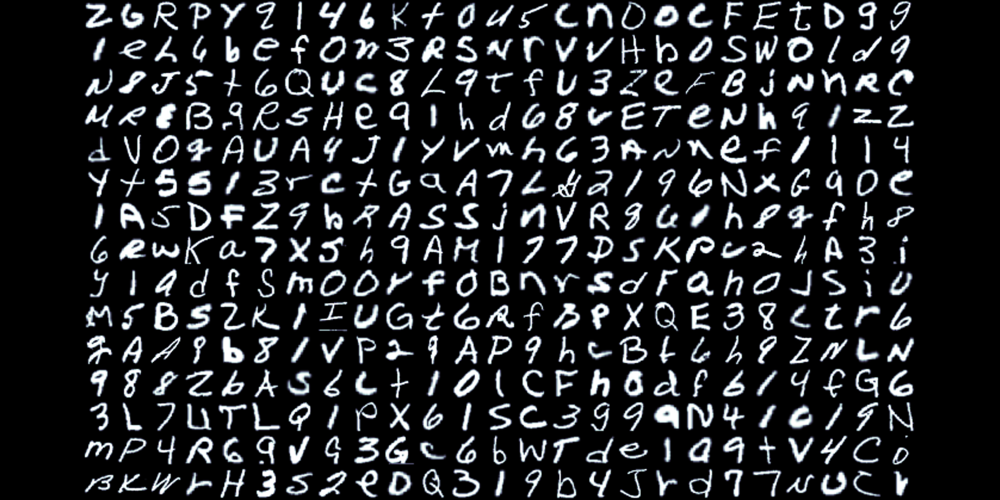
#> input picture OpticalCharacterRecognition/img8.png, 2000 x 1000 px, given in place of img7.png, which was not available (shown at 1/2 size)
$ python OpticalCharacterRecognition.py
#> lines starting #> are read from the running program, lines starting #| are printed output that depends on the picture; pictures that were not available may be replaced by others from this repository, and a replacement may not be noted
import numpy as np
import cv2 as sv
from matplotlib import pyplot as plt

# img1 = './img1.png'
#
# img = cv2.imread(img1)
# gray = cv2.cvtColor(img, cv2.COLOR_BGR2GRAY)
#
# # Now we split the image to 5000 cells, each 20x20 size
# cells = [np.hsplit(row, 100) for row in np.vsplit(gray, 50)]
#
# # Make it into a Numpy array. It size will be (50,100,20,20)
# x = np.array(cells)
#
# # Now we prepare train_data and test_data.
# train = x[:, :50].reshape(-1, 400).astype(np.float32)  # Size = (2500,400)
# test = x[:, 50:100].reshape(-1, 400).astype(np.float32)  # Size = (2500,400)
#
# # Create labels for train and test data
# k = np.arange(10)
# train_labels = np.repeat(k, 250)[:, np.newaxis]
# test_labels = train_labels.copy()
#
# # Initiate kNN, train the data, then test it with test data for k=1
# knn = cv2.ml.KNearest_create()
# knn.train(train, cv2.ml.ROW_SAMPLE, train_labels)
# ret, result, neighbours, dist = knn.find_nearest(test, k=5)
#
# # Now we check the accuracy of classification
# # For that, compare the result with test_labels and check which are wrong
# matches = result == test_labels
# correct = np.count_nonzero(matches)
# accuracy = correct * 100.0 / result.size
# print(accuracy)


import numpy as np
import cv2 as cv

img1 = './img1.png'
img2 = './img2.png'
img3 = './img3.png'
img4 = './img4.png'
img5 = './img5.png'
img6 = './img6.png'
img7 = './img7.png'

main_read = img7

img = cv.imread(main_read)
#> img is the input picture: shape (1000, 2000, 3); mean B, G, R 39, 37.1, 35.4
# [16 lines of commented-out code are left out]

gray = cv.cvtColor(img, cv.COLOR_BGR2GRAY)

# Now we split the image to 5000 cells, each 20x20 size
cells = [np.hsplit(row, 100) for row in np.vsplit(gray, 50)]
#> cells = 50 items
# Make it into a Numpy array: its size will be (50,100,20,20)
x = np.array(cells)
# Now we prepare the training data and test data
train = x[:, :50].reshape(-1, 400).astype(np.float32)  # Size = (2500,400)
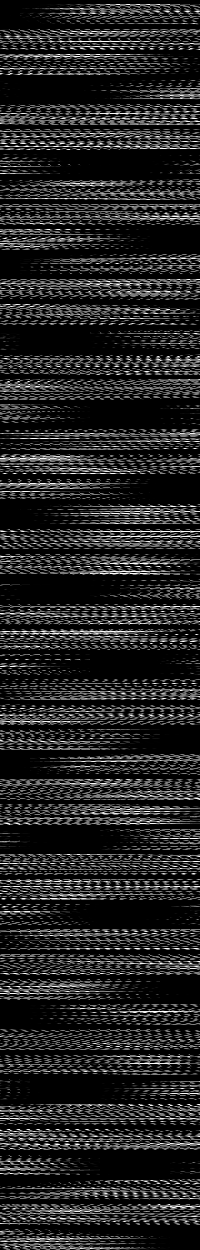
#> train: shape (2500, 400) float32 (shown at 1/2 size); min 0, max 255, mean 37.3
test = x[:, 50:100].reshape(-1, 400).astype(np.float32)  # Size = (2500,400)
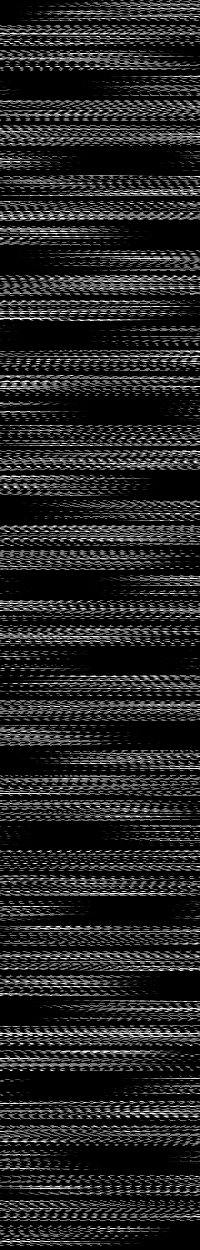
#> test: shape (2500, 400) float32 (shown at 1/2 size); min 0, max 255, mean 36.3
# Create labels for train and test data
k = np.arange(10)
train_labels = np.repeat(k, 250)[:, np.newaxis]
test_labels = train_labels.copy()
# Initiate kNN, train it on the training data, then test it with the test data with k=1
knn = cv.ml.KNearest_create()
knn.train(train, cv.ml.ROW_SAMPLE, train_labels)
ret, result, neighbours, dist = knn.findNearest(test, k=5)
#> ret = 0; result = 2500 values, max 9 at index 4, min 0 at index 0, mean 2.3; neighbours = 2500 rows, first 6: [0, 7, 0, 6, 6], [0, 9, 2, 6, 8], [8, 2, 5, 2, 4], [6, 3, 4, 8, 0], [2, 3, 9, 9, 8], [9, 6, 6, 0, 1]; dist = 2500 rows, first 6: [17253, 26748, 38572, 47010, 49195], [131501, 237615, 301585, 463566, 686654], [4, 16, 18, 26, 41], [336625, 361209, 453362, 454899, 595161], [605294, 1391484, 1522307, 1655987, 1790501], [30047, 31581, 31892, 45830, 58013]
# Now we check the accuracy of classification
# For that, compare the result with test_labels and check which are wrong
matches = result == test_labels
correct = np.count_nonzero(matches)
#> correct = 271
accuracy = correct * 100.0 / result.size
#> accuracy = 10.84
print('Accuracy', accuracy)
#| Accuracy 10.84
# Save the data
np.savez('knn_data.npz', train=train, train_labels=train_labels)
with np.load('knn_data.npz') as data:
    print(data.files)
    train = data['train']
    train_labels = data['train_labels']

knn = cv.ml.KNearest_create()
knn.train(train, cv.ml.ROW_SAMPLE, train_labels)
test_img = cv.imread(main_read)
test_img = cv.cvtColor(test_img, cv.COLOR_BGR2GRAY)
test_img = cv.resize(test_img, (20, 20))
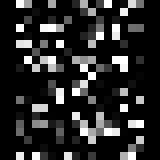
#> test_img: shape (20, 20) (shown 8 times larger); min 0, max 255, mean 41.9
x = np.array(test_img)
test_img = x.reshape(-1, 400).astype(np.float32)
ret, result, neighbours, distance = knn.findNearest(test_img, k=1)
#> ret = 9; result = [9]; neighbours = [9]; distance = [3146744]
print('Result', result, 'Neighbours', neighbours, 'Distance', distance)
#| Result [[9.]] Neighbours [[9.]] Distance [[3146744.]]
